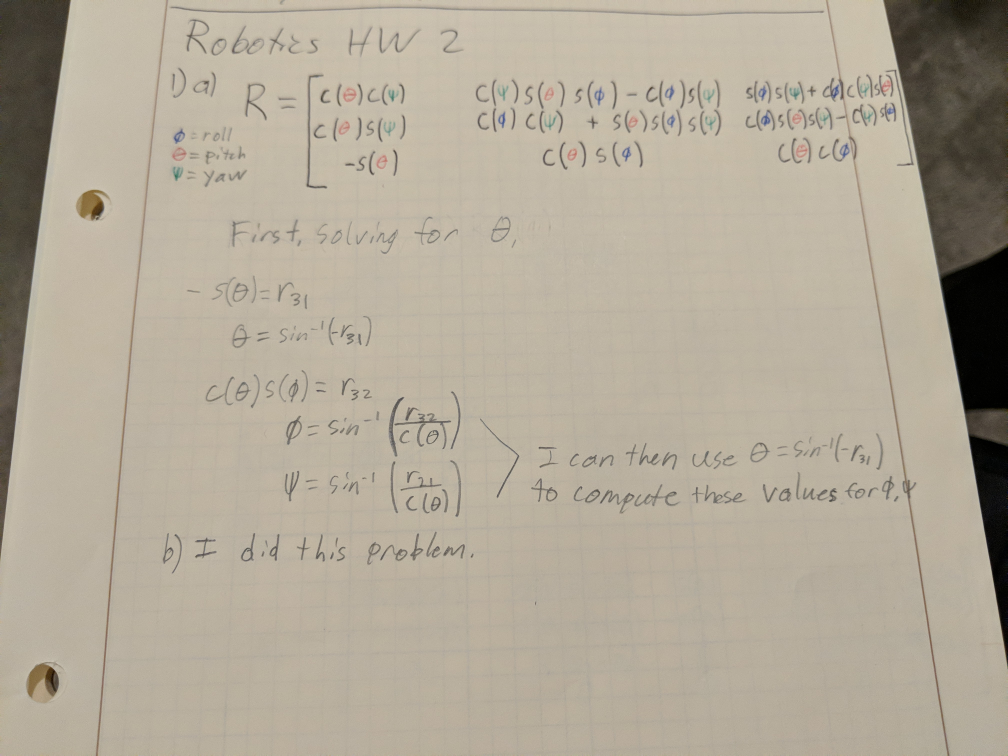
//> input picture me537/IMG_20180925_212826.jpg, 4032 x 3024 px, given in place of MotionFieldVideo.mp4, which was not available (shown at 1/4 size)
$ ./feature_matching   (built with g++ and OpenCV 4)
//> lines starting //> are read from the running program, lines starting //| are printed output that depends on the picture; pictures that were not available may be replaced by others from this repository, and a replacement may not be noted
#include <opencv2/opencv.hpp>
#include <iostream>
#include <string>
#include <vector>

using namespace std;
using namespace cv;

Point2f point_corrected(Point2f pt, int w, Mat img);

vector<Mat> process_frames(int skip_frames);
void record_video(vector<Mat> vid1, vector<Mat> vid2, string filename);

int main()
{
  std::vector<cv::Mat> vid1, vid2;
  vid1 = process_frames(1);
  vid2 = process_frames(10);
  record_video(vid1, vid2, "../videos/featurematch_task2.avi");
  return 0;
}

void record_video(vector<Mat> vid1, vector<Mat> vid2, string filename)
{
  Size size(1920, 1080);
  VideoWriter vid_out(filename, VideoWriter::fourcc('M', 'P', 'E', 'G'), 20, size, true);

  for (int i=0; i < vid1.size(); i++)
    vid_out << vid1[i];
  for (int i=0; i < vid2.size(); i++)
    vid_out << vid2[i];
  vid_out.release();
}

vector<Mat> process_frames(int skip_frames)
{
//> called with skip_frames = 1
  VideoCapture cap("/home/seth/school/robotic_vision/5/MotionFieldVideo.mp4");
  vector<Mat> vid;

  int w(5);
  int ws = w*10;
  Size winSize(21, 21), templateSize(w,w), searchSize(ws,ws);
  int match_method = cv::TM_SQDIFF_NORMED;

  TermCriteria crit{TermCriteria::COUNT + TermCriteria::EPS, 40, 0.001};
  int MAX_CORNERS(500), PYRAMID_LEVEL(2);
  double QUALITY(0.01), MIN_DIST(10.0), MIN_EIG(0.02);

  vector<Point2f> corners;
  vector<Point2f> prev_corners;

  int frame_num = 0;
  cout << "-- Auto sequence start..." << endl;
  while (true)
  {
    Mat gray, prev_gray, frame;
    if ( frame.empty() )
    {
      cap >> frame;
//> frame is the input picture: 3024 rows x 4032 cols, CV_8UC3; mean B, G, R 152.3, 168.8, 177.6
      cvtColor(frame, prev_gray, COLOR_BGR2GRAY);
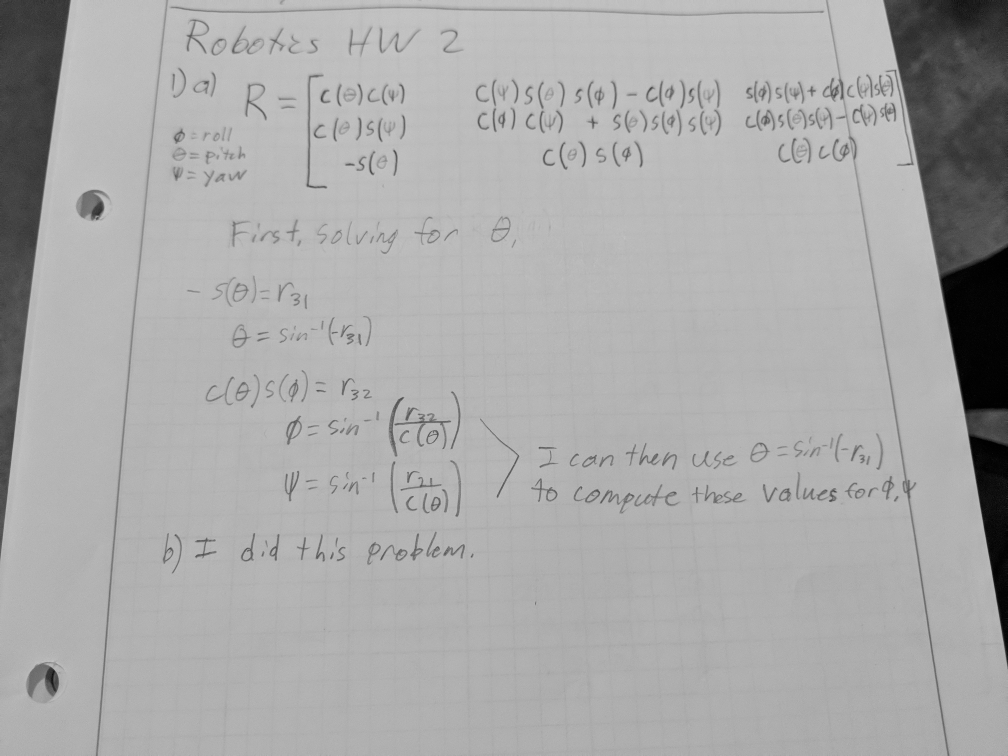
//> prev_gray: 3024 rows x 4032 cols, CV_8UC1 (shown at 1/4 size); min 0, max 213, mean 169.6
    }

    for (int i=0; i <= skip_frames; i++)
      cap >> frame;
    if (frame.empty())
    {
      cout << "-- Main engine cutoff";
      break;
    }

    if ( !gray.empty() )
      gray.copyTo(prev_gray);
    cvtColor(frame, gray, COLOR_BGR2GRAY);
    goodFeaturesToTrack(prev_gray, prev_corners, MAX_CORNERS, QUALITY, MIN_DIST);
//> prev_corners = 500 Points (x, y), first 12: [1921, 1675], [1743, 1992], [1747, 1740], [1671, 1656], [1716, 1742], [1266, 1561], [1763, 1699], [1771, 1794], [1634, 1722], [988, 2203], [1581, 1847], [2208, 1950]

    // int counter(0);
    for (int i=0; i < prev_corners.size(); i++)
    {
      Point2f pt = point_corrected(prev_corners[i], w, frame);
      Rect templ_roi(pt, templateSize);
      Mat templ = prev_gray(templ_roi);
      Point2f search_pt = point_corrected(prev_corners[i], ws, frame);
      Rect search_roi(search_pt, searchSize);
      Mat search_box = gray(search_roi);

      int res_cols = search_box.cols - templ.cols + 1;
      int res_rows = search_box.rows - templ.rows + 1;
      Mat result;
      result.create(res_rows, res_cols, CV_32FC1);
      matchTemplate(search_box, templ, result, match_method);
      normalize(result, result, 0, 1, cv::NORM_MINMAX, -1, Mat());

      double minVal; double maxVal;
      cv::Point matchLoc, minLoc, maxLoc;
      cv::minMaxLoc( result, &minVal, &maxVal, &minLoc, &maxLoc, cv::Mat());
      matchLoc.x = pt.x - res_cols/2.0 + minLoc.x;
      matchLoc.y = pt.y - res_rows/2.0 + minLoc.y;

      circle(frame, prev_corners[i], 3, Scalar(0,255,0), -1);
      line(frame, prev_corners[i], matchLoc, Scalar(0,0,255), 1);
    }
//> this loop made 500 passes
//> (x in point_corrected, y in point_corrected, templ_roi, x in point_corrected (second call), y in point_corrected (second call), search_roi, minLoc, maxLoc) on passes 1 to 3: (1918.5, 1672.5, Rect(1918, 1672, 5, 5), 1896, 1650, Rect(1896, 1650, 50, 50), Point(22, 22), Point(25, 26)), (1740.5, 1989.5, Rect(1740, 1990, 5, 5), 1718, 1967, Rect(1718, 1967, 50, 50), Point(22, 23), Point(33, 45)), (1744.5, 1737.5, Rect(1744, 1738, 5, 5), 1722, 1715, Rect(1722, 1715, 50, 50), Point(22, 23), Point(26, 18))
//> pass 1, in process_frames, `Mat search_box = gray(search_roi);`:
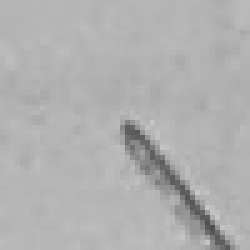
//> search_box: 50 rows x 50 cols, CV_8UC1 (shown 5 times larger); min 79, max 199, mean 176.3
//> pass 1, in process_frames, `matchTemplate(search_box, templ, result, match_method);`:
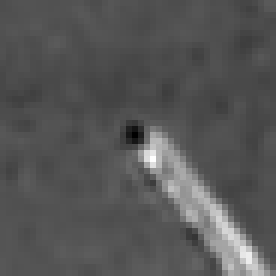
//> result: 46 rows x 46 cols, CV_32FC1 (shown 6 times larger); min 0, max 0.154, mean 0.0525; drawn with min black and max white
//> pass 2, in process_frames, `Mat search_box = gray(search_roi);`:
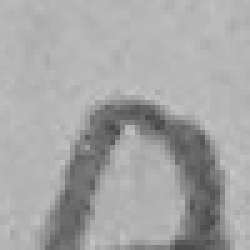
//> search_box: 50 rows x 50 cols, CV_8UC1 (shown 5 times larger); min 72, max 199, mean 165.6

    // [4 lines of commented-out code are left out]

    vid.push_back(frame);
  }
  cap.release();

  return vid;
}

Point2f point_corrected(Point2f pt, int w, Mat img)
{
  double x, y;

  if(pt.x > img.cols - w/2.0)
    x = img.cols - w;
  else if(pt.x < w/2.0)
    x = 0;
  else
    x = pt.x- w/2.0;
  if(pt.y > img.rows - w/2.0)
    y = img.rows - w;
  else if(pt.y < w/2.0)
    y = 0;
  else
     y = pt.y - w/2.0;

  return cv::Point2f(x, y);
}
